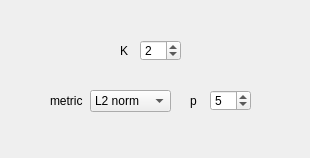
<?xml version="1.0" encoding="UTF-8"?>
<ui version="4.0">
 <class>ParametersKNNRegress</class>
 <widget class="QWidget" name="ParametersKNNRegress">
  <property name="geometry">
   <rect>
    <x>0</x>
    <y>0</y>
    <width>310</width>
    <height>158</height>
   </rect>
  </property>
  <property name="windowTitle">
   <string>Form</string>
  </property>
  <widget class="QLabel" name="label_10">
   <property name="geometry">
    <rect>
     <x>50</x>
     <y>90</y>
     <width>46</width>
     <height>21</height>
    </rect>
   </property>
   <property name="font">
    <font>
     <pointsize>9</pointsize>
    </font>
   </property>
   <property name="text">
    <string>metric</string>
   </property>
  </widget>
  <widget class="QSpinBox" name="knnNormSpin">
   <property name="geometry">
    <rect>
     <x>210</x>
     <y>90</y>
     <width>41</width>
     <height>21</height>
    </rect>
   </property>
   <property name="font">
    <font>
     <pointsize>9</pointsize>
    </font>
   </property>
   <property name="toolTip">
    <string>Power for the Lp norm</string>
   </property>
   <property name="minimum">
    <number>1</number>
   </property>
   <property name="maximum">
    <number>20</number>
   </property>
   <property name="value">
    <number>5</number>
   </property>
  </widget>
  <widget class="QLabel" name="labelPower">
   <property name="geometry">
    <rect>
     <x>190</x>
     <y>90</y>
     <width>16</width>
     <height>21</height>
    </rect>
   </property>
   <property name="font">
    <font>
     <pointsize>9</pointsize>
    </font>
   </property>
   <property name="text">
    <string>p</string>
   </property>
  </widget>
  <widget class="QLabel" name="label_11">
   <property name="geometry">
    <rect>
     <x>120</x>
     <y>40</y>
     <width>16</width>
     <height>21</height>
    </rect>
   </property>
   <property name="font">
    <font>
     <pointsize>9</pointsize>
    </font>
   </property>
   <property name="text">
    <string>K</string>
   </property>
  </widget>
  <widget class="QSpinBox" name="knnKspin">
   <property name="geometry">
    <rect>
     <x>140</x>
     <y>40</y>
     <width>41</width>
     <height>21</height>
    </rect>
   </property>
   <property name="font">
    <font>
     <pointsize>9</pointsize>
    </font>
   </property>
   <property name="toolTip">
    <string>Number of Nearest Neighbors to be evaluated
As this is Approximate Nearest Neighbor,
thus the actual number of samples evaluated
might be lower than K</string>
   </property>
   <property name="minimum">
    <number>1</number>
   </property>
   <property name="maximum">
    <number>99</number>
   </property>
   <property name="value">
    <number>2</number>
   </property>
  </widget>
  <widget class="QComboBox" name="knnNormCombo">
   <property name="geometry">
    <rect>
     <x>90</x>
     <y>90</y>
     <width>81</width>
     <height>22</height>
    </rect>
   </property>
   <property name="font">
    <font>
     <pointsize>9</pointsize>
    </font>
   </property>
   <property name="toolTip">
    <string>Distance metric for the evaluation of NN</string>
   </property>
   <property name="currentIndex">
    <number>1</number>
   </property>
   <item>
    <property name="text">
     <string>L1 norm</string>
    </property>
   </item>
   <item>
    <property name="text">
     <string>L2 norm</string>
    </property>
   </item>
   <item>
    <property name="text">
     <string>Lp norm</string>
    </property>
   </item>
   <item>
    <property name="text">
     <string>L-inf norm</string>
    </property>
   </item>
  </widget>
 </widget>
 <resources/>
 <connections/>
</ui>
